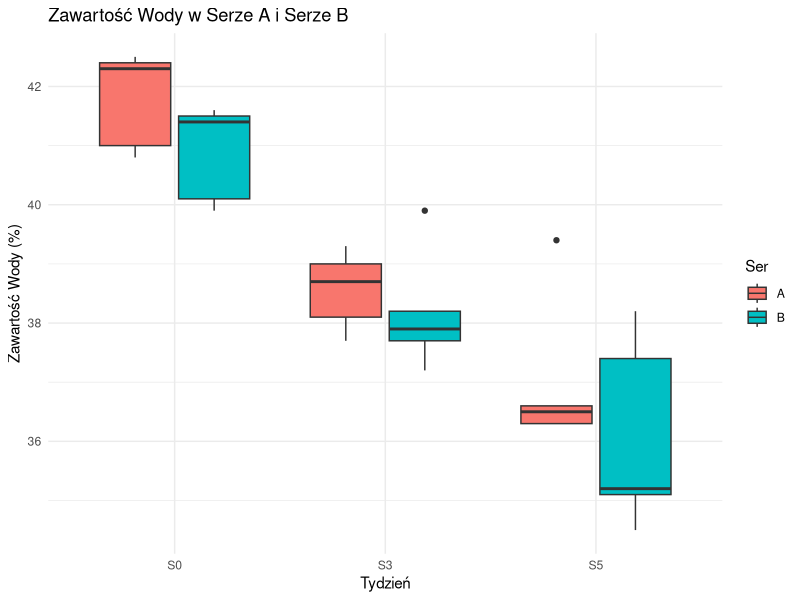
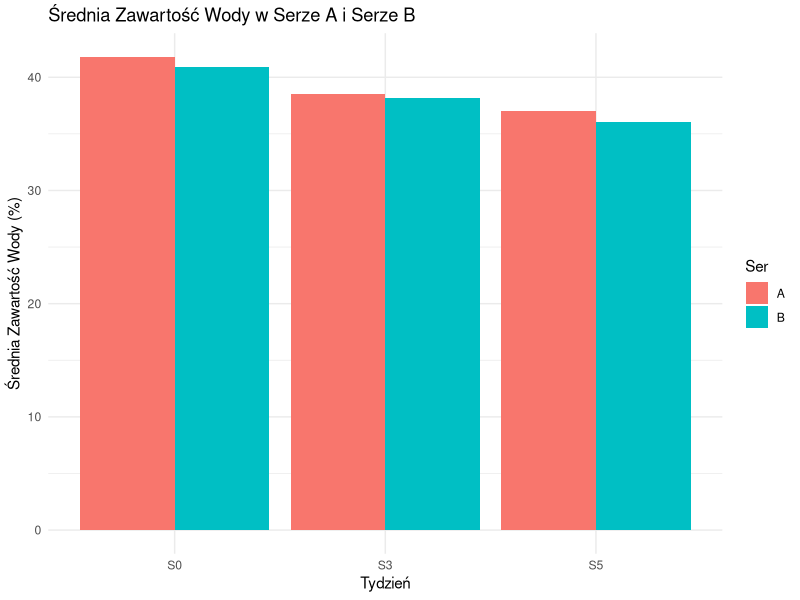
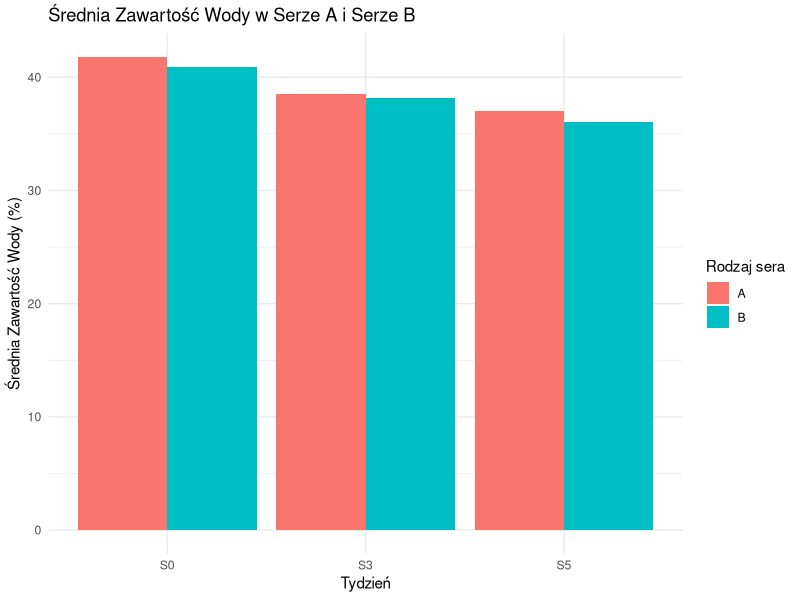
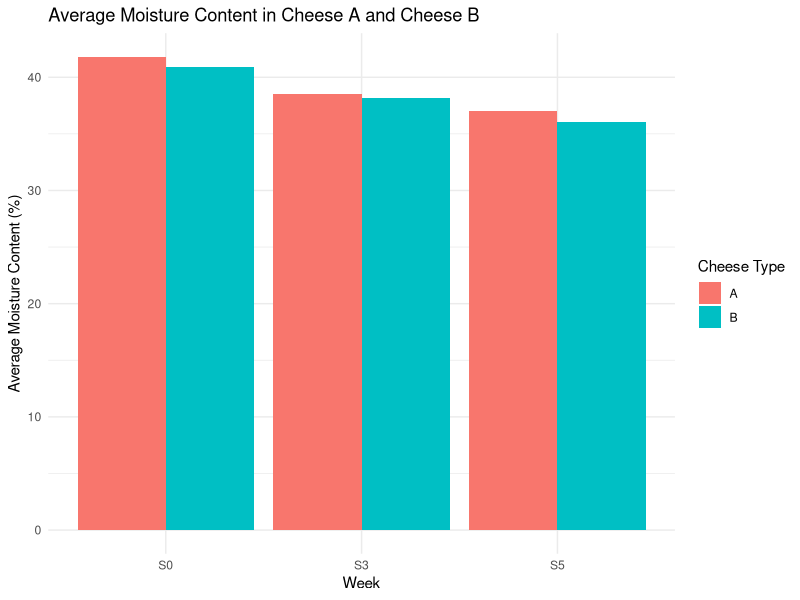

The R script that drew these images, in order:
## ---- chunk 1
# Przygotowanie danych
S0_1 <- c(42.3, 42.5, 41.0, 40.8, 42.4)
S3_1 <- c(38.7, 38.1, 39.3, 37.7, 39.0)
S5_1 <- c(39.4, 36.5, 36.3, 36.3, 36.6)
S0_2 <- c(41.4, 40.1, 41.5, 41.6, 39.9)
S3_2 <- c(39.9, 38.2, 37.7, 37.9, 37.2)	
S5_2 <- c(38.2, 37.4, 35.1, 35.2, 34.5)

# Tworzenie ram danych
ser_A <- data.frame(S0=S0_1, S3=S3_1, S5=S5_1)
ser_B <- data.frame(S0=S0_2, S3=S3_2, S5=S5_2)
## ---- chunk 2
# Wyświetlenie Ser A
ser_A

# Wyświetlenie Ser B
ser_B

# Statystyki podsumowujące
summary(ser_A)
summary(ser_B)
## ---- chunk 3
# Ładowanie niezbędnych bibliotek
library(ggplot2)
library(reshape2)
library(dplyr)

# Przekształcenie danych do ggplot
ser_A_melted <- melt(ser_A, variable.name = "Tydzień", value.name = "Zawartość_Wody")
ser_B_melted <- melt(ser_B, variable.name = "Tydzień", value.name = "Zawartość_Wody")

# Połączenie danych
ser_A_melted$Ser <- "A"
ser_B_melted$Ser <- "B"
dane_combined <- rbind(ser_A_melted, ser_B_melted)

# Wykres pudełkowy
ggplot(dane_combined, aes(x=Tydzień, y=Zawartość_Wody, fill=Ser)) +
  geom_boxplot() +
  labs(title="Zawartość Wody w Serze A i Serze B", x="Tydzień", y="Zawartość Wody (%)") +
  theme_minimal()
## ---- chunk 4
# Wykres słupkowy
ggplot(dane_combined, aes(x=Tydzień, y=Zawartość_Wody, fill=Ser)) +
  stat_summary(fun=mean, geom="bar", position="dodge") +
  labs(title="Średnia Zawartość Wody w Serze A i Serze B", x="Tydzień", y="Średnia Zawartość Wody (%)") +
  theme_minimal()
## ---- chunk 5
# 1. Przygotowanie danych

# --- WERSJA POLSKA ---
dane_pl <- dane_combined

# --- WERSJA ANGIELSKA ---
# Używamy trimws(), aby usunąć ewentualne niewidoczne spacje na końcu lub początku tekstu
dane_en <- dane_combined %>%
  mutate(Ser = trimws(Ser)) %>% 
  mutate(Ser = case_when(
    Ser == "Ser A" ~ "Cheese A",
    Ser == "Ser B" ~ "Cheese B",
    TRUE           ~ Ser
  ))

# 2. Funkcja do generowania wykresu (dodałem argument 'legend_title')
generate_plot <- function(data, title, xlab, ylab, legend_title = "Ser") {
  ggplot(data, aes(x = Tydzień, y = Zawartość_Wody, fill = Ser)) +
    stat_summary(fun = mean, geom = "bar", position = "dodge") +
    labs(title = title, x = xlab, y = ylab, fill = legend_title) + # 'fill' zmienia tytuł legendy
    theme_minimal()
}

# 3. Generowanie i zapisywanie wykresu POLSKIEGO
plot_pl <- generate_plot(dane_pl, 
                         title = "Średnia Zawartość Wody w Serze A i Serze B", 
                         xlab = "Tydzień", 
                         ylab = "Średnia Zawartość Wody (%)",
                         legend_title = "Rodzaj sera") # Polski tytuł legendy

ggsave("assets/wykres_pl.png", plot = plot_pl, width = 8, height = 6, dpi = 300)

# 4. Generowanie i zapisywanie wykresu ANGIELSKIEGO
plot_en <- generate_plot(dane_en, 
                         title = "Average Moisture Content in Cheese A and Cheese B", 
                         xlab = "Week", 
                         ylab = "Average Moisture Content (%)",
                         legend_title = "Cheese Type") # Angielski tytuł legendy

ggsave("assets/wykres_en.png", plot = plot_en, width = 8, height = 6, dpi = 300)
## ---- chunk 6
# Test U Manna-Whitneya dla sera A między Tygodniem 0 a 3
test_mw_A_0_3 <- wilcox.test(ser_A$S0, ser_A$S3)
test_mw_A_0_3

# Test U Manna-Whitneya dla sera A między Tygodniem 3 a 5
test_mw_A_3_5 <- wilcox.test(ser_A$S3, ser_A$S5)
test_mw_A_3_5

# Test U Manna-Whitneya dla sera A między Tygodniem 0 a 5
test_mw_A_0_5 <- wilcox.test(ser_A$S0, ser_A$S5)
test_mw_A_0_5
## ---- chunk 7
# Przekształcenie danych do formatu długiego
ser_A_melted <- melt(ser_A, variable.name = "Tydzień", value.name = "Zawartość_Wody")
ser_A_melted

# Test Kruskala-Wallisa
test_kw_A <- kruskal.test(Zawartość_Wody ~ Tydzień, data = ser_A_melted)
test_kw_A
## ---- chunk 8
# Test U Manna-Whitneya dla sera B między Tygodniem 0 a 3
test_mw_B_0_3 <- wilcox.test(ser_B$S0, ser_B$S3)
test_mw_B_0_3
## ---- chunk 9
# Test U Manna-Whitneya dla sera B między Tygodniem 3 a 5
test_mw_B_3_5 <- wilcox.test(ser_B$S3, ser_B$S5)
test_mw_B_3_5

# Test U Manna-Whitneya dla sera B między Tygodniem 0 a 5
test_mw_B_0_5 <- wilcox.test(ser_B$S0, ser_B$S5)
test_mw_B_0_5

# Przekształcenie danych do formatu długiego
ser_B_melted <- melt(ser_B, variable.name = "Tydzień", value.name = "Zawartość_Wody")
ser_B_melted
## ---- chunk 10
# Test Kruskala-Wallisa
test_kw_B <- kruskal.test(Zawartość_Wody ~ Tydzień, data = ser_B_melted)
test_kw_B
## ---- chunk 11
# Test U Manna-Whitneya dla sera A i B między Tygodniem 3 a 5
test_mw_0_3 <- wilcox.test(c(ser_A$S0, ser_B$S0), c(ser_A$S3, ser_B$S3))
test_mw_0_3

# Test U Manna-Whitneya dla sera A między Tygodniem 0 a Tygodniem 3
test_mw_A_0_3 <- wilcox.test(ser_A$S0, ser_A$S3)
print(test_mw_A_0_3)

# Test U Manna-Whitneya dla sera B między Tygodniem 0 a Tygodniem 3
test_mw_B_0_3 <- wilcox.test(ser_B$S0, ser_B$S3)
print(test_mw_B_0_3)
## ---- chunk 12
# Tworzenie ramki danych z Tygodnia 0 i 3 dla obu serów
dane_combined <- data.frame(
  Ser = rep(c("Ser A", "Ser B"), each = length(ser_A$S0)),
  Tydzień = rep(c("S0", "S3"), times = length(ser_A$S0)),
  Zawartość_Wody = c(ser_A$S0, ser_A$S3, ser_B$S0, ser_B$S3)
)

# Wyświetlenie danych
dane_combined

# Test Kruskala-Wallisa
test_kw <- kruskal.test(Zawartość_Wody ~ interaction(Ser, Tydzień), data = dane_combined)
print(test_kw)
## ---- chunk 13
# Test U Manna-Whitneya dla sera A i B między Tygodniem 3 a 5
test_mw_3_5 <- wilcox.test(c(ser_A$S3, ser_B$S3), c(ser_A$S5, ser_B$S5))
test_mw_3_5

# Test U Manna-Whitneya dla sera A między Tygodniem 3 a Tygodniem 5
test_mw_A_3_5 <- wilcox.test(ser_A$S3, ser_A$S5)
print(test_mw_A_3_5)

# Test U Manna-Whitneya dla sera B między Tygodniem 3 a Tygodniem 5
test_mw_B_3_5 <- wilcox.test(ser_B$S3, ser_B$S5)
print(test_mw_B_3_5)
## ---- chunk 14
# Tworzenie ramki danych z Tygodnia 3 i 5 dla obu serów
dane_combined <- data.frame(
  Ser = rep(c("Ser A", "Ser B"), each = length(ser_A$S3)),
  Tydzień = rep(c("S3", "S5"), times = length(ser_A$S3)),
  Zawartość_Wody = c(ser_A$S3, ser_A$S5, ser_B$S3, ser_B$S5)
)

# Wyświetlenie danych
dane_combined

# Test Kruskala-Wallisa
test_kw <- kruskal.test(Zawartość_Wody ~ interaction(Ser, Tydzień), data = dane_combined)
print(test_kw)
## ---- chunk 15
# Funkcja do obliczania procentu utraty wody
calculate_loss <- function(data) {
  mean_S0 <- mean(data$S0)
  mean_S3 <- mean(data$S3)
  mean_S5 <- mean(data$S5)
  
  loss_S0_S3 <- ((mean_S0 - mean_S3) / mean_S0) * 100
  loss_S3_S5 <- ((mean_S3 - mean_S5) / mean_S0) * 100
  loss_S0_S5 <- ((mean_S0 - mean_S5) / mean_S0) * 100
  
  return(c(loss_S0_S3, loss_S3_S5, loss_S0_S5))
}

# Obliczanie procentu utraty wody dla ser_A i ser_B
loss_A <- calculate_loss(ser_A)
loss_B <- calculate_loss(ser_B)

# Obliczanie średniej utraty wody dla obu serów
mean_S0_both <- mean(c(mean(ser_A$S0), mean(ser_B$S0)))
mean_S3_both <- mean(c(mean(ser_A$S3), mean(ser_B$S3)))
mean_S5_both <- mean(c(mean(ser_A$S5), mean(ser_B$S5)))

loss_both <- c(
  ((mean_S0_both - mean_S3_both) / mean_S0_both) * 100,
  ((mean_S3_both - mean_S5_both) / mean_S0_both) * 100,
  ((mean_S0_both - mean_S5_both) / mean_S0_both) * 100
)

# Tworzenie ramki danych z wynikami
results <- data.frame(
  Seria = c("Ser A", "Ser B", "Ser A i B"),
  Utrata_S0_S3 = c(loss_A[1], loss_B[1], loss_both[1]),
  Utrata_S3_S5 = c(loss_A[2], loss_B[2], loss_both[2]),
  Utrata_S0_S5 = c(loss_A[3], loss_B[3], loss_both[3])
)

# Wyświetlenie wyników
results
## ---- chunk 16
# Obliczanie spadków wilgotności
loss_A_S0_S3 <- ser_A$S0 - ser_A$S3
loss_A_S3_S5 <- ser_A$S3 - ser_A$S5
loss_A_S0_S5 <- ser_A$S0 - ser_A$S5
loss_B_S0_S3 <- ser_B$S0 - ser_B$S3
loss_B_S3_S5 <- ser_B$S3 - ser_B$S5
loss_B_S0_S5 <- ser_B$S0 - ser_B$S5

# Test U Manna-Whitneya dla spadków wilgotności
test_result_S0_S3 <- wilcox.test(loss_A_S0_S3, loss_B_S0_S3)
test_result_S3_S5 <- wilcox.test(loss_A_S3_S5, loss_B_S3_S5)
test_result_S0_S5 <- wilcox.test(loss_A_S0_S5, loss_B_S0_S5)

#Wynik testu U Manna-Whitneya dla spadków S0-S3
test_result_S0_S3

#Wynik testu U Manna-Whitneya dla spadków S3-S5
test_result_S3_S5

#Wynik testu U Manna-Whitneya dla spadków S0-S5
test_result_S0_S5
